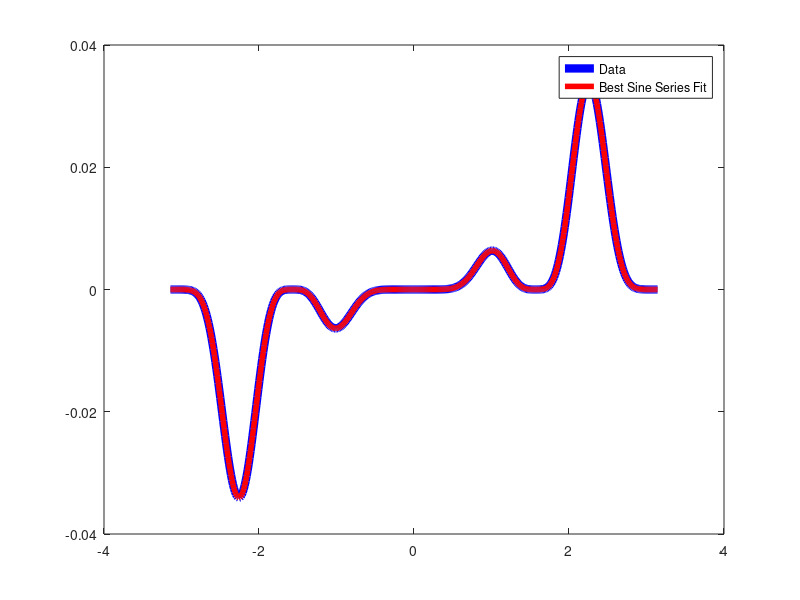

Recreate this plot in MATLAB.
%We will perform linear least squares to find a best fit function through
%data.

function fit_Sine_Series()

% number of data points
N = 500;

M = 40;

xData = linspace(-pi, pi, N);
yData = ( (0.25*xData.^2).* cos(xData).^4.*sin(xData).^7); %apostrophe will 
%make it a column vector and "." will perform component wise multiplication
% (rather than trying to multiply vectors together)

for i = 1:N
   x = xData(i);
   y = yData(i);
   
   %need to make a matrix to store the x's
   for j = 1:M 
    x_Matrix(i, j) = sin(j*x);
   end
   
   %need to make a vector to store the y's
    y_Vector(i, :)= y;
   
end

%use pseudo-inverse to calculate beta vector
beta_vector = inv(x_Matrix'*x_Matrix) * x_Matrix' * y_Vector;

%find function value using beta
for i = 1:N %we want to use all the x values
    
    %get all the x values
    x =xData(i);
    
   %intitialize summation vector
   f(i, 1) = 0;
   
   for j = 1:M
    f(i, 1) = f(i,1) + beta_vector(j) * sin(j*x);
   end
   
   %residual = B-A*beta
   res = y_Vector - x_Matrix * beta_vector;
   
   %calculate new error
   err = sqrt(res' * res);
   
end

res

plot(xData, yData, 'blue', 'linewidth', 6);
hold on
plot(xData, f, 'red', 'linewidth', 4);
legend('Data', 'Best Sine Series Fit');
%%%%%%%%%%%%%%%%%%%%%%%%%%%%%%%%%%%%%%%%%%%%%%%%%%%%%%%%%%%
% a) When M = 5, the residual is
%
%    -0.0000
%    -0.0001
%    -0.0001
%    -0.0002
%    -0.0002
%    -0.0003
%    -0.0003
%    -0.0003
%    -0.0003
%    -0.0003
%    -0.0003
%    -0.0003
%    -0.0002
%    -0.0001
%    -0.0001
%     0.0001
%     0.0002
%     0.0003
%     0.0005
%     0.0007
%     0.0009
%     0.0011
%     0.0013
%     0.0015
%     0.0018
%     0.0021
%     0.0023
%     0.0026
%     0.0028
%     0.0031
%     0.0033
%     0.0036
%     0.0038
%     0.0040
%     0.0041
%     0.0043
%     0.0044
%     0.0044
%     0.0044
%     0.0044
%     0.0043
%     0.0042
%     0.0040
%     0.0038
%     0.0035
%     0.0032
%     0.0028
%     0.0024
%     0.0019
%     0.0014
%     0.0009
%     0.0003
%    -0.0003
%    -0.0009
%    -0.0016
%    -0.0022
%    -0.0028
%    -0.0035
%    -0.0041
%    -0.0047
%    -0.0052
%    -0.0058
%    -0.0062
%    -0.0067
%    -0.0070
%    -0.0074
%    -0.0076
%    -0.0078
%    -0.0079
%    -0.0079
%    -0.0078
%    -0.0077
%    -0.0075
%    -0.0072
%    -0.0068
%    -0.0064
%    -0.0059
%    -0.0053
%    -0.0047
%    -0.0040
%    -0.0033
%    -0.0026
%    -0.0018
%    -0.0010
%    -0.0002
%     0.0005
%     0.0013
%     0.0021
%     0.0028
%     0.0036
%     0.0042
%     0.0048
%     0.0054
%     0.0059
%     0.0064
%     0.0068
%     0.0071
%     0.0073
%     0.0075
%     0.0076
%     0.0076
%     0.0076
%     0.0075
%     0.0073
%     0.0070
%     0.0067
%     0.0064
%     0.0060
%     0.0056
%     0.0051
%     0.0046
%     0.0041
%     0.0035
%     0.0030
%     0.0024
%     0.0019
%     0.0013
%     0.0008
%     0.0002
%    -0.0003
%    -0.0007
%    -0.0012
%    -0.0016
%    -0.0020
%    -0.0023
%    -0.0026
%    -0.0029
%    -0.0032
%    -0.0034
%    -0.0035
%    -0.0037
%    -0.0038
%    -0.0039
%    -0.0039
%    -0.0040
%    -0.0040
%    -0.0039
%    -0.0039
%    -0.0038
%    -0.0038
%    -0.0037
%    -0.0036
%    -0.0035
%    -0.0034
%    -0.0033
%    -0.0032
%    -0.0031
%    -0.0030
%    -0.0029
%    -0.0027
%    -0.0026
%    -0.0025
%    -0.0024
%    -0.0022
%    -0.0021
%    -0.0020
%    -0.0018
%    -0.0017
%    -0.0015
%    -0.0014
%    -0.0012
%    -0.0010
%    -0.0008
%    -0.0007
%    -0.0004
%    -0.0002
%    -0.0000
%     0.0002
%     0.0004
%     0.0007
%     0.0009
%     0.0012
%     0.0014
%     0.0017
%     0.0019
%     0.0021
%     0.0024
%     0.0026
%     0.0028
%     0.0030
%     0.0032
%     0.0034
%     0.0035
%     0.0037
%     0.0038
%     0.0039
%     0.0039
%     0.0040
%     0.0040
%     0.0040
%     0.0040
%     0.0039
%     0.0038
%     0.0037
%     0.0036
%     0.0034
%     0.0033
%     0.0031
%     0.0028
%     0.0026
%     0.0023
%     0.0021
%     0.0018
%     0.0015
%     0.0012
%     0.0009
%     0.0006
%     0.0002
%    -0.0001
%    -0.0004
%    -0.0007
%    -0.0010
%    -0.0013
%    -0.0016
%    -0.0019
%    -0.0022
%    -0.0024
%    -0.0027
%    -0.0029
%    -0.0031
%    -0.0033
%    -0.0035
%    -0.0036
%    -0.0038
%    -0.0039
%    -0.0039
%    -0.0040
%    -0.0040
%    -0.0040
%    -0.0040
%    -0.0040
%    -0.0040
%    -0.0039
%    -0.0038
%    -0.0037
%    -0.0035
%    -0.0034
%    -0.0032
%    -0.0030
%    -0.0028
%    -0.0026
%    -0.0024
%    -0.0021
%    -0.0018
%    -0.0016
%    -0.0013
%    -0.0010
%    -0.0007
%    -0.0004
%    -0.0001
%     0.0001
%     0.0004
%     0.0007
%     0.0010
%     0.0013
%     0.0016
%     0.0018
%     0.0021
%     0.0024
%     0.0026
%     0.0028
%     0.0030
%     0.0032
%     0.0034
%     0.0035
%     0.0037
%     0.0038
%     0.0039
%     0.0040
%     0.0040
%     0.0040
%     0.0040
%     0.0040
%     0.0040
%     0.0039
%     0.0039
%     0.0038
%     0.0036
%     0.0035
%     0.0033
%     0.0031
%     0.0029
%     0.0027
%     0.0024
%     0.0022
%     0.0019
%     0.0016
%     0.0013
%     0.0010
%     0.0007
%     0.0004
%     0.0001
%    -0.0002
%    -0.0006
%    -0.0009
%    -0.0012
%    -0.0015
%    -0.0018
%    -0.0021
%    -0.0023
%    -0.0026
%    -0.0028
%    -0.0031
%    -0.0033
%    -0.0034
%    -0.0036
%    -0.0037
%    -0.0038
%    -0.0039
%    -0.0040
%    -0.0040
%    -0.0040
%    -0.0040
%    -0.0039
%    -0.0039
%    -0.0038
%    -0.0037
%    -0.0035
%    -0.0034
%    -0.0032
%    -0.0030
%    -0.0028
%    -0.0026
%    -0.0024
%    -0.0021
%    -0.0019
%    -0.0017
%    -0.0014
%    -0.0012
%    -0.0009
%    -0.0007
%    -0.0004
%    -0.0002
%     0.0000
%     0.0002
%     0.0004
%     0.0007
%     0.0008
%     0.0010
%     0.0012
%     0.0014
%     0.0015
%     0.0017
%     0.0018
%     0.0020
%     0.0021
%     0.0022
%     0.0024
%     0.0025
%     0.0026
%     0.0027
%     0.0029
%     0.0030
%     0.0031
%     0.0032
%     0.0033
%     0.0034
%     0.0035
%     0.0036
%     0.0037
%     0.0038
%     0.0038
%     0.0039
%     0.0039
%     0.0040
%     0.0040
%     0.0039
%     0.0039
%     0.0038
%     0.0037
%     0.0035
%     0.0034
%     0.0032
%     0.0029
%     0.0026
%     0.0023
%     0.0020
%     0.0016
%     0.0012
%     0.0007
%     0.0003
%    -0.0002
%    -0.0008
%    -0.0013
%    -0.0019
%    -0.0024
%    -0.0030
%    -0.0035
%    -0.0041
%    -0.0046
%    -0.0051
%    -0.0056
%    -0.0060
%    -0.0064
%    -0.0067
%    -0.0070
%    -0.0073
%    -0.0075
%    -0.0076
%    -0.0076
%    -0.0076
%    -0.0075
%    -0.0073
%    -0.0071
%    -0.0068
%    -0.0064
%    -0.0059
%    -0.0054
%    -0.0048
%    -0.0042
%    -0.0036
%    -0.0028
%    -0.0021
%    -0.0013
%    -0.0005
%     0.0002
%     0.0010
%     0.0018
%     0.0026
%     0.0033
%     0.0040
%     0.0047
%     0.0053
%     0.0059
%     0.0064
%     0.0068
%     0.0072
%     0.0075
%     0.0077
%     0.0078
%     0.0079
%     0.0079
%     0.0078
%     0.0076
%     0.0074
%     0.0070
%     0.0067
%     0.0062
%     0.0058
%     0.0052
%     0.0047
%     0.0041
%     0.0035
%     0.0028
%     0.0022
%     0.0016
%     0.0009
%     0.0003
%    -0.0003
%    -0.0009
%    -0.0014
%    -0.0019
%    -0.0024
%    -0.0028
%    -0.0032
%    -0.0035
%    -0.0038
%    -0.0040
%    -0.0042
%    -0.0043
%    -0.0044
%    -0.0044
%    -0.0044
%    -0.0044
%    -0.0043
%    -0.0041
%    -0.0040
%    -0.0038
%    -0.0036
%    -0.0033
%    -0.0031
%    -0.0028
%    -0.0026
%    -0.0023
%    -0.0021
%    -0.0018
%    -0.0015
%    -0.0013
%    -0.0011
%    -0.0009
%    -0.0007
%    -0.0005
%    -0.0003
%    -0.0002
%    -0.0001
%     0.0001
%     0.0001
%     0.0002
%     0.0003
%     0.0003
%     0.0003
%     0.0003
%     0.0003
%     0.0003
%     0.0003
%     0.0002
%     0.0002
%     0.0001
%     0.0001
%     0.0000
%
% When M = 10, the residual is
% 
%     0.0000
%     0.1360
%     0.2690
%     0.3962
%     0.5148
%     0.6223
%     0.7162
%     0.7946
%     0.8559
%     0.8987
%     0.9222
%     0.9259
%     0.9097
%     0.8742
%     0.8201
%     0.7487
%     0.6616
%     0.5607
%     0.4483
%     0.3267
%     0.1988
%     0.0671
%    -0.0654
%    -0.1958
%    -0.3215
%    -0.4398
%    -0.5481
%    -0.6443
%    -0.7263
%    -0.7926
%    -0.8417
%    -0.8729
%    -0.8854
%    -0.8793
%    -0.8547
%    -0.8123
%    -0.7531
%    -0.6785
%    -0.5901
%    -0.4900
%    -0.3803
%    -0.2634
%    -0.1419
%    -0.0182
%     0.1049
%     0.2249
%     0.3394
%     0.4459
%     0.5423
%     0.6267
%     0.6974
%     0.7530
%     0.7925
%     0.8153
%     0.8210
%     0.8096
%     0.7815
%     0.7375
%     0.6786
%     0.6062
%     0.5219
%     0.4276
%     0.3252
%     0.2171
%     0.1055
%    -0.0073
%    -0.1189
%    -0.2270
%    -0.3294
%    -0.4241
%    -0.5092
%    -0.5830
%    -0.6441
%    -0.6914
%    -0.7241
%    -0.7416
%    -0.7438
%    -0.7307
%    -0.7028
%    -0.6609
%    -0.6058
%    -0.5390
%    -0.4619
%    -0.3761
%    -0.2836
%    -0.1864
%    -0.0863
%     0.0144
%     0.1137
%     0.2096
%     0.3001
%     0.3836
%     0.4583
%     0.5229
%     0.5762
%     0.6172
%     0.6451
%     0.6597
%     0.6608
%     0.6485
%     0.6233
%     0.5858
%     0.5368
%     0.4777
%     0.4097
%     0.3342
%     0.2529
%     0.1676
%     0.0800
%    -0.0081
%    -0.0950
%    -0.1788
%    -0.2579
%    -0.3308
%    -0.3961
%    -0.4526
%    -0.4993
%    -0.5354
%    -0.5602
%    -0.5736
%    -0.5753
%    -0.5654
%    -0.5445
%    -0.5129
%    -0.4716
%    -0.4215
%    -0.3637
%    -0.2995
%    -0.2303
%    -0.1576
%    -0.0827
%    -0.0074
%     0.0669
%     0.1388
%     0.2069
%     0.2698
%     0.3264
%     0.3757
%     0.4168
%     0.4490
%     0.4719
%     0.4850
%     0.4885
%     0.4822
%     0.4666
%     0.4421
%     0.4094
%     0.3692
%     0.3224
%     0.2701
%     0.2134
%     0.1536
%     0.0918
%     0.0293
%    -0.0326
%    -0.0928
%    -0.1501
%    -0.2034
%    -0.2519
%    -0.2945
%    -0.3306
%    -0.3597
%    -0.3813
%    -0.3951
%    -0.4011
%    -0.3992
%    -0.3897
%    -0.3729
%    -0.3494
%    -0.3196
%    -0.2843
%    -0.2443
%    -0.2005
%    -0.1538
%    -0.1052
%    -0.0556
%    -0.0060
%     0.0426
%     0.0894
%     0.1335
%     0.1741
%     0.2105
%     0.2422
%     0.2686
%     0.2894
%     0.3044
%     0.3134
%     0.3164
%     0.3135
%     0.3048
%     0.2908
%     0.2719
%     0.2484
%     0.2209
%     0.1902
%     0.1568
%     0.1213
%     0.0846
%     0.0473
%     0.0102
%    -0.0262
%    -0.0612
%    -0.0942
%    -0.1247
%    -0.1522
%    -0.1763
%    -0.1967
%    -0.2132
%    -0.2255
%    -0.2337
%    -0.2377
%    -0.2375
%    -0.2333
%    -0.2254
%    -0.2139
%    -0.1992
%    -0.1816
%    -0.1615
%    -0.1393
%    -0.1155
%    -0.0905
%    -0.0647
%    -0.0385
%    -0.0125
%     0.0131
%     0.0378
%     0.0613
%     0.0833
%     0.1035
%     0.1217
%     0.1376
%     0.1511
%     0.1622
%     0.1706
%     0.1765
%     0.1797
%     0.1803
%     0.1784
%     0.1740
%     0.1673
%     0.1584
%     0.1475
%     0.1347
%     0.1202
%     0.1043
%     0.0871
%     0.0688
%     0.0497
%     0.0301
%     0.0101
%    -0.0101
%    -0.0301
%    -0.0497
%    -0.0688
%    -0.0871
%    -0.1043
%    -0.1202
%    -0.1347
%    -0.1475
%    -0.1584
%    -0.1673
%    -0.1740
%    -0.1784
%    -0.1803
%    -0.1797
%    -0.1765
%    -0.1706
%    -0.1622
%    -0.1511
%    -0.1376
%    -0.1217
%    -0.1035
%    -0.0833
%    -0.0613
%    -0.0378
%    -0.0131
%     0.0125
%     0.0385
%     0.0647
%     0.0905
%     0.1155
%     0.1393
%     0.1615
%     0.1816
%     0.1992
%     0.2139
%     0.2254
%     0.2333
%     0.2375
%     0.2377
%     0.2337
%     0.2255
%     0.2132
%     0.1967
%     0.1763
%     0.1522
%     0.1247
%     0.0942
%     0.0612
%     0.0262
%    -0.0102
%    -0.0473
%    -0.0846
%    -0.1213
%    -0.1568
%    -0.1902
%    -0.2209
%    -0.2484
%    -0.2719
%    -0.2908
%    -0.3048
%    -0.3135
%    -0.3164
%    -0.3134
%    -0.3044
%    -0.2894
%    -0.2686
%    -0.2422
%    -0.2105
%    -0.1741
%    -0.1335
%    -0.0894
%    -0.0426
%     0.0060
%     0.0556
%     0.1052
%     0.1538
%     0.2005
%     0.2443
%     0.2843
%     0.3196
%     0.3494
%     0.3729
%     0.3897
%     0.3992
%     0.4011
%     0.3951
%     0.3813
%     0.3597
%     0.3306
%     0.2945
%     0.2519
%     0.2034
%     0.1501
%     0.0928
%     0.0326
%    -0.0293
%    -0.0918
%    -0.1536
%    -0.2134
%    -0.2701
%    -0.3224
%    -0.3692
%    -0.4094
%    -0.4421
%    -0.4666
%    -0.4822
%    -0.4885
%    -0.4850
%    -0.4719
%    -0.4490
%    -0.4168
%    -0.3757
%    -0.3264
%    -0.2698
%    -0.2069
%    -0.1388
%    -0.0669
%     0.0074
%     0.0827
%     0.1576
%     0.2303
%     0.2995
%     0.3637
%     0.4215
%     0.4716
%     0.5129
%     0.5445
%     0.5654
%     0.5753
%     0.5736
%     0.5602
%     0.5354
%     0.4993
%     0.4526
%     0.3961
%     0.3308
%     0.2579
%     0.1788
%     0.0950
%     0.0081
%    -0.0800
%    -0.1676
%    -0.2529
%    -0.3342
%    -0.4097
%    -0.4777
%    -0.5368
%    -0.5858
%    -0.6233
%    -0.6485
%    -0.6608
%    -0.6597
%    -0.6451
%    -0.6172
%    -0.5762
%    -0.5229
%    -0.4583
%    -0.3836
%    -0.3001
%    -0.2096
%    -0.1137
%    -0.0144
%     0.0863
%     0.1864
%     0.2836
%     0.3761
%     0.4619
%     0.5390
%     0.6058
%     0.6609
%     0.7028
%     0.7307
%     0.7438
%     0.7416
%     0.7241
%     0.6914
%     0.6441
%     0.5830
%     0.5092
%     0.4241
%     0.3294
%     0.2270
%     0.1189
%     0.0073
%    -0.1055
%    -0.2171
%    -0.3252
%    -0.4276
%    -0.5219
%    -0.6062
%    -0.6786
%    -0.7375
%    -0.7815
%    -0.8096
%    -0.8210
%    -0.8153
%    -0.7925
%    -0.7530
%    -0.6974
%    -0.6267
%    -0.5423
%    -0.4459
%    -0.3394
%    -0.2249
%    -0.1049
%     0.0182
%     0.1419
%     0.2634
%     0.3803
%     0.4900
%     0.5901
%     0.6785
%     0.7531
%     0.8123
%     0.8547
%     0.8793
%     0.8854
%     0.8729
%     0.8417
%     0.7926
%     0.7263
%     0.6443
%     0.5481
%     0.4398
%     0.3215
%     0.1958
%     0.0654
%    -0.0671
%    -0.1988
%    -0.3267
%    -0.4483
%    -0.5607
%    -0.6616
%    -0.7487
%    -0.8201
%    -0.8742
%    -0.9097
%    -0.9259
%    -0.9222
%    -0.8987
%    -0.8559
%    -0.7946
%    -0.7162
%    -0.6223
%    -0.5148
%    -0.3962
%    -0.2690
%    -0.1360
%    -0.0000
%
% When M = 20, the residual is
%
%    -0.0000
%     0.0849
%     0.1622
%     0.2253
%     0.2689
%     0.2893
%     0.2854
%     0.2579
%     0.2098
%     0.1455
%     0.0707
%    -0.0079
%    -0.0841
%    -0.1517
%    -0.2055
%    -0.2418
%    -0.2582
%    -0.2541
%    -0.2305
%    -0.1898
%    -0.1358
%    -0.0729
%    -0.0064
%     0.0588
%     0.1177
%     0.1660
%     0.2006
%     0.2193
%     0.2213
%     0.2069
%     0.1776
%     0.1362
%     0.0860
%     0.0309
%    -0.0249
%    -0.0773
%    -0.1228
%    -0.1581
%    -0.1811
%    -0.1905
%    -0.1861
%    -0.1684
%    -0.1392
%    -0.1008
%    -0.0563
%    -0.0089
%     0.0379
%     0.0809
%     0.1171
%     0.1442
%     0.1605
%     0.1651
%     0.1581
%     0.1401
%     0.1128
%     0.0782
%     0.0389
%    -0.0021
%    -0.0422
%    -0.0784
%    -0.1083
%    -0.1301
%    -0.1424
%    -0.1446
%    -0.1368
%    -0.1196
%    -0.0946
%    -0.0635
%    -0.0287
%     0.0074
%     0.0422
%     0.0735
%     0.0992
%     0.1175
%     0.1274
%     0.1284
%     0.1206
%     0.1047
%     0.0819
%     0.0539
%     0.0227
%    -0.0095
%    -0.0404
%    -0.0681
%    -0.0907
%    -0.1067
%    -0.1152
%    -0.1156
%    -0.1082
%    -0.0936
%    -0.0728
%    -0.0474
%    -0.0192
%     0.0099
%     0.0378
%     0.0628
%     0.0832
%     0.0976
%     0.1051
%     0.1055
%     0.0987
%     0.0853
%     0.0663
%     0.0431
%     0.0173
%    -0.0093
%    -0.0350
%    -0.0579
%    -0.0766
%    -0.0899
%    -0.0969
%    -0.0973
%    -0.0911
%    -0.0789
%    -0.0615
%    -0.0401
%    -0.0163
%     0.0083
%     0.0321
%     0.0534
%     0.0709
%     0.0834
%     0.0901
%     0.0907
%     0.0852
%     0.0740
%     0.0579
%     0.0381
%     0.0160
%    -0.0070
%    -0.0293
%    -0.0493
%    -0.0659
%    -0.0779
%    -0.0845
%    -0.0853
%    -0.0804
%    -0.0702
%    -0.0553
%    -0.0369
%    -0.0161
%     0.0055
%     0.0266
%     0.0457
%     0.0616
%     0.0732
%     0.0797
%     0.0809
%     0.0766
%     0.0672
%     0.0534
%     0.0361
%     0.0165
%    -0.0040
%    -0.0241
%    -0.0424
%    -0.0578
%    -0.0691
%    -0.0758
%    -0.0773
%    -0.0736
%    -0.0650
%    -0.0521
%    -0.0357
%    -0.0172
%     0.0025
%     0.0218
%     0.0395
%     0.0545
%     0.0657
%     0.0724
%     0.0743
%     0.0711
%     0.0632
%     0.0511
%     0.0357
%     0.0180
%    -0.0009
%    -0.0196
%    -0.0369
%    -0.0516
%    -0.0627
%    -0.0696
%    -0.0718
%    -0.0692
%    -0.0620
%    -0.0506
%    -0.0359
%    -0.0189
%    -0.0007
%     0.0175
%     0.0344
%     0.0490
%     0.0602
%     0.0673
%     0.0699
%     0.0678
%     0.0611
%     0.0504
%     0.0364
%     0.0199
%     0.0022
%    -0.0156
%    -0.0322
%    -0.0467
%    -0.0580
%    -0.0654
%    -0.0683
%    -0.0667
%    -0.0606
%    -0.0505
%    -0.0370
%    -0.0211
%    -0.0038
%     0.0137
%     0.0302
%     0.0447
%     0.0561
%     0.0638
%     0.0671
%     0.0660
%     0.0604
%     0.0508
%     0.0378
%     0.0223
%     0.0054
%    -0.0119
%    -0.0284
%    -0.0429
%    -0.0546
%    -0.0625
%    -0.0663
%    -0.0656
%    -0.0605
%    -0.0514
%    -0.0388
%    -0.0237
%    -0.0069
%     0.0102
%     0.0267
%     0.0414
%     0.0532
%     0.0616
%     0.0657
%     0.0655
%     0.0609
%     0.0522
%     0.0400
%     0.0251
%     0.0086
%    -0.0086
%    -0.0251
%    -0.0400
%    -0.0522
%    -0.0609
%    -0.0655
%    -0.0657
%    -0.0616
%    -0.0532
%    -0.0414
%    -0.0267
%    -0.0102
%     0.0069
%     0.0237
%     0.0388
%     0.0514
%     0.0605
%     0.0656
%     0.0663
%     0.0625
%     0.0546
%     0.0429
%     0.0284
%     0.0119
%    -0.0054
%    -0.0223
%    -0.0378
%    -0.0508
%    -0.0604
%    -0.0660
%    -0.0671
%    -0.0638
%    -0.0561
%    -0.0447
%    -0.0302
%    -0.0137
%     0.0038
%     0.0211
%     0.0370
%     0.0505
%     0.0606
%     0.0667
%     0.0683
%     0.0654
%     0.0580
%     0.0467
%     0.0322
%     0.0156
%    -0.0022
%    -0.0199
%    -0.0364
%    -0.0504
%    -0.0611
%    -0.0678
%    -0.0699
%    -0.0673
%    -0.0602
%    -0.0490
%    -0.0344
%    -0.0175
%     0.0007
%     0.0189
%     0.0359
%     0.0506
%     0.0620
%     0.0692
%     0.0718
%     0.0696
%     0.0627
%     0.0516
%     0.0369
%     0.0196
%     0.0009
%    -0.0180
%    -0.0357
%    -0.0511
%    -0.0632
%    -0.0711
%    -0.0743
%    -0.0724
%    -0.0657
%    -0.0545
%    -0.0395
%    -0.0218
%    -0.0025
%     0.0172
%     0.0357
%     0.0521
%     0.0650
%     0.0736
%     0.0773
%     0.0758
%     0.0691
%     0.0578
%     0.0424
%     0.0241
%     0.0040
%    -0.0165
%    -0.0361
%    -0.0534
%    -0.0672
%    -0.0766
%    -0.0809
%    -0.0797
%    -0.0732
%    -0.0616
%    -0.0457
%    -0.0266
%    -0.0055
%     0.0161
%     0.0369
%     0.0553
%     0.0702
%     0.0804
%     0.0853
%     0.0845
%     0.0779
%     0.0659
%     0.0493
%     0.0293
%     0.0070
%    -0.0160
%    -0.0381
%    -0.0579
%    -0.0740
%    -0.0852
%    -0.0907
%    -0.0901
%    -0.0834
%    -0.0709
%    -0.0534
%    -0.0321
%    -0.0083
%     0.0163
%     0.0401
%     0.0615
%     0.0789
%     0.0911
%     0.0973
%     0.0969
%     0.0899
%     0.0766
%     0.0579
%     0.0350
%     0.0093
%    -0.0173
%    -0.0431
%    -0.0663
%    -0.0853
%    -0.0987
%    -0.1055
%    -0.1051
%    -0.0976
%    -0.0832
%    -0.0628
%    -0.0378
%    -0.0099
%     0.0192
%     0.0474
%     0.0728
%     0.0936
%     0.1082
%     0.1156
%     0.1152
%     0.1067
%     0.0907
%     0.0681
%     0.0404
%     0.0095
%    -0.0227
%    -0.0539
%    -0.0819
%    -0.1047
%    -0.1206
%    -0.1284
%    -0.1274
%    -0.1175
%    -0.0992
%    -0.0735
%    -0.0422
%    -0.0074
%     0.0287
%     0.0635
%     0.0946
%     0.1196
%     0.1368
%     0.1446
%     0.1424
%     0.1301
%     0.1083
%     0.0784
%     0.0422
%     0.0021
%    -0.0389
%    -0.0782
%    -0.1128
%    -0.1401
%    -0.1581
%    -0.1651
%    -0.1605
%    -0.1442
%    -0.1171
%    -0.0809
%    -0.0379
%     0.0089
%     0.0563
%     0.1008
%     0.1392
%     0.1684
%     0.1861
%     0.1905
%     0.1811
%     0.1581
%     0.1228
%     0.0773
%     0.0249
%    -0.0309
%    -0.0860
%    -0.1362
%    -0.1776
%    -0.2069
%    -0.2213
%    -0.2193
%    -0.2006
%    -0.1660
%    -0.1177
%    -0.0588
%     0.0064
%     0.0729
%     0.1358
%     0.1898
%     0.2305
%     0.2541
%     0.2582
%     0.2418
%     0.2055
%     0.1517
%     0.0841
%     0.0079
%    -0.0707
%    -0.1455
%    -0.2098
%    -0.2579
%    -0.2854
%    -0.2893
%    -0.2689
%    -0.2253
%    -0.1622
%    -0.0849
%     0.0000
%
% When M = 40, the resiudal is
%
%    -0.0000
%     0.4383
%     0.7256
%     0.7694
%     0.5662
%     0.1949
%    -0.2170
%    -0.5398
%    -0.6821
%    -0.6145
%    -0.3721
%    -0.0378
%     0.2859
%     0.5081
%     0.5738
%     0.4757
%     0.2522
%    -0.0268
%    -0.2815
%    -0.4445
%    -0.4778
%    -0.3806
%    -0.1868
%     0.0460
%     0.2539
%     0.3832
%     0.4043
%     0.3176
%     0.1517
%    -0.0458
%    -0.2216
%    -0.3311
%    -0.3489
%    -0.2750
%    -0.1329
%     0.0375
%     0.1907
%     0.2880
%     0.3066
%     0.2452
%     0.1229
%    -0.0263
%    -0.1628
%    -0.2522
%    -0.2733
%    -0.2234
%    -0.1178
%     0.0143
%     0.1381
%     0.2222
%     0.2464
%     0.2067
%     0.1153
%    -0.0026
%    -0.1162
%    -0.1965
%    -0.2241
%    -0.1935
%    -0.1144
%    -0.0084
%     0.0967
%     0.1741
%     0.2050
%     0.1826
%     0.1143
%     0.0186
%    -0.0793
%    -0.1544
%    -0.1883
%    -0.1733
%    -0.1145
%    -0.0279
%     0.0636
%     0.1368
%     0.1734
%     0.1650
%     0.1148
%     0.0365
%    -0.0494
%    -0.1208
%    -0.1600
%    -0.1575
%    -0.1151
%    -0.0442
%     0.0365
%     0.1062
%     0.1476
%     0.1506
%     0.1152
%     0.0512
%    -0.0247
%    -0.0928
%    -0.1361
%    -0.1439
%    -0.1151
%    -0.0574
%     0.0138
%     0.0803
%     0.1252
%     0.1375
%     0.1147
%     0.0631
%    -0.0038
%    -0.0686
%    -0.1149
%    -0.1313
%    -0.1141
%    -0.0681
%    -0.0055
%     0.0576
%     0.1051
%     0.1252
%     0.1131
%     0.0725
%     0.0140
%    -0.0472
%    -0.0956
%    -0.1191
%    -0.1119
%    -0.0764
%    -0.0219
%     0.0374
%     0.0865
%     0.1130
%     0.1104
%     0.0798
%     0.0293
%    -0.0281
%    -0.0776
%    -0.1068
%    -0.1085
%    -0.0826
%    -0.0360
%     0.0193
%     0.0690
%     0.1007
%     0.1064
%     0.0850
%     0.0422
%    -0.0109
%    -0.0607
%    -0.0945
%    -0.1040
%    -0.0869
%    -0.0479
%     0.0029
%     0.0525
%     0.0883
%     0.1013
%     0.0884
%     0.0532
%     0.0047
%    -0.0445
%    -0.0820
%    -0.0983
%    -0.0895
%    -0.0579
%    -0.0119
%     0.0368
%     0.0757
%     0.0951
%     0.0901
%     0.0622
%     0.0188
%    -0.0292
%    -0.0693
%    -0.0916
%    -0.0903
%    -0.0661
%    -0.0253
%     0.0218
%     0.0629
%     0.0878
%     0.0902
%     0.0696
%     0.0314
%    -0.0145
%    -0.0565
%    -0.0838
%    -0.0896
%    -0.0726
%    -0.0372
%     0.0075
%     0.0500
%     0.0795
%     0.0887
%     0.0752
%     0.0427
%    -0.0006
%    -0.0435
%    -0.0751
%    -0.0874
%    -0.0774
%    -0.0478
%    -0.0061
%     0.0370
%     0.0704
%     0.0858
%     0.0792
%     0.0525
%     0.0126
%    -0.0304
%    -0.0655
%    -0.0838
%    -0.0806
%    -0.0570
%    -0.0189
%     0.0239
%     0.0604
%     0.0815
%     0.0816
%     0.0610
%     0.0249
%    -0.0174
%    -0.0552
%    -0.0788
%    -0.0823
%    -0.0648
%    -0.0308
%     0.0109
%     0.0498
%     0.0759
%     0.0825
%     0.0682
%     0.0364
%    -0.0045
%    -0.0442
%    -0.0726
%    -0.0824
%    -0.0712
%    -0.0419
%    -0.0019
%     0.0385
%     0.0690
%     0.0819
%     0.0739
%     0.0470
%     0.0082
%    -0.0327
%    -0.0652
%    -0.0810
%    -0.0762
%    -0.0520
%    -0.0145
%     0.0267
%     0.0610
%     0.0798
%     0.0782
%     0.0566
%     0.0206
%    -0.0206
%    -0.0566
%    -0.0782
%    -0.0798
%    -0.0610
%    -0.0267
%     0.0145
%     0.0520
%     0.0762
%     0.0810
%     0.0652
%     0.0327
%    -0.0082
%    -0.0470
%    -0.0739
%    -0.0819
%    -0.0690
%    -0.0385
%     0.0019
%     0.0419
%     0.0712
%     0.0824
%     0.0726
%     0.0442
%     0.0045
%    -0.0364
%    -0.0682
%    -0.0825
%    -0.0759
%    -0.0498
%    -0.0109
%     0.0308
%     0.0648
%     0.0823
%     0.0788
%     0.0552
%     0.0174
%    -0.0249
%    -0.0610
%    -0.0816
%    -0.0815
%    -0.0604
%    -0.0239
%     0.0189
%     0.0570
%     0.0806
%     0.0838
%     0.0655
%     0.0304
%    -0.0126
%    -0.0525
%    -0.0792
%    -0.0858
%    -0.0704
%    -0.0370
%     0.0061
%     0.0478
%     0.0774
%     0.0874
%     0.0751
%     0.0435
%     0.0006
%    -0.0427
%    -0.0752
%    -0.0887
%    -0.0795
%    -0.0500
%    -0.0075
%     0.0372
%     0.0726
%     0.0896
%     0.0838
%     0.0565
%     0.0145
%    -0.0314
%    -0.0696
%    -0.0902
%    -0.0878
%    -0.0629
%    -0.0218
%     0.0253
%     0.0661
%     0.0903
%     0.0916
%     0.0693
%     0.0292
%    -0.0188
%    -0.0622
%    -0.0901
%    -0.0951
%    -0.0757
%    -0.0368
%     0.0119
%     0.0579
%     0.0895
%     0.0983
%     0.0820
%     0.0445
%    -0.0047
%    -0.0532
%    -0.0884
%    -0.1013
%    -0.0883
%    -0.0525
%    -0.0029
%     0.0479
%     0.0869
%     0.1040
%     0.0945
%     0.0607
%     0.0109
%    -0.0422
%    -0.0850
%    -0.1064
%    -0.1007
%    -0.0690
%    -0.0193
%     0.0360
%     0.0826
%     0.1085
%     0.1068
%     0.0776
%     0.0281
%    -0.0293
%    -0.0798
%    -0.1104
%    -0.1130
%    -0.0865
%    -0.0374
%     0.0219
%     0.0764
%     0.1119
%     0.1191
%     0.0956
%     0.0472
%    -0.0140
%    -0.0725
%    -0.1131
%    -0.1252
%    -0.1051
%    -0.0576
%     0.0055
%     0.0681
%     0.1141
%     0.1313
%     0.1149
%     0.0686
%     0.0038
%    -0.0631
%    -0.1147
%    -0.1375
%    -0.1252
%    -0.0803
%    -0.0138
%     0.0574
%     0.1151
%     0.1439
%     0.1361
%     0.0928
%     0.0247
%    -0.0512
%    -0.1152
%    -0.1506
%    -0.1476
%    -0.1062
%    -0.0365
%     0.0442
%     0.1151
%     0.1575
%     0.1600
%     0.1208
%     0.0494
%    -0.0365
%    -0.1148
%    -0.1650
%    -0.1734
%    -0.1368
%    -0.0636
%     0.0279
%     0.1145
%     0.1733
%     0.1883
%     0.1544
%     0.0793
%    -0.0186
%    -0.1143
%    -0.1826
%    -0.2050
%    -0.1741
%    -0.0967
%     0.0084
%     0.1144
%     0.1935
%     0.2241
%     0.1965
%     0.1162
%     0.0026
%    -0.1153
%    -0.2067
%    -0.2464
%    -0.2222
%    -0.1381
%    -0.0143
%     0.1178
%     0.2234
%     0.2733
%     0.2522
%     0.1628
%     0.0263
%    -0.1229
%    -0.2452
%    -0.3066
%    -0.2880
%    -0.1907
%    -0.0375
%     0.1329
%     0.2750
%     0.3489
%     0.3311
%     0.2216
%     0.0458
%    -0.1517
%    -0.3176
%    -0.4043
%    -0.3832
%    -0.2539
%    -0.0460
%     0.1868
%     0.3806
%     0.4778
%     0.4445
%     0.2815
%     0.0268
%    -0.2522
%    -0.4757
%    -0.5738
%    -0.5081
%    -0.2859
%     0.0378
%     0.3721
%     0.6145
%     0.6821
%     0.5398
%     0.2170
%    -0.1949
%    -0.5662
%    -0.7694
%    -0.7256
%    -0.4383
%     0.0000
%
% b) This process is called the Fourier Sine Series.
%%%%%%%%%%%%%%%%%%%%%%%%%%%%%%%%%%%%%%%%%%%%%%%%%%%%%%%%%%%%%
